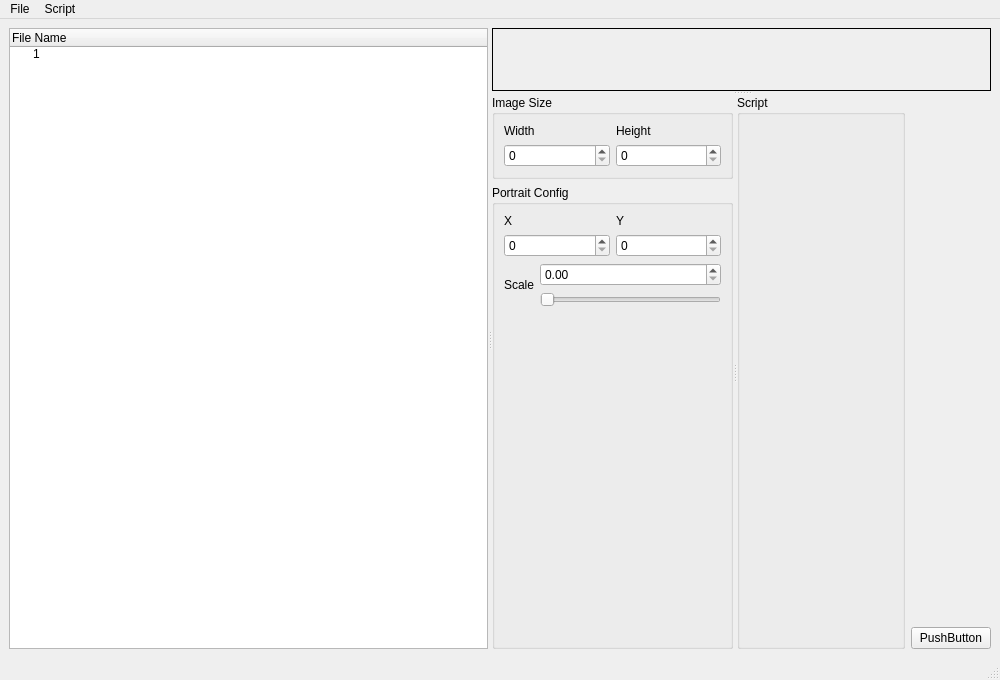
<?xml version="1.0" encoding="UTF-8"?>
<ui version="4.0">
 <class>MainWindow</class>
 <widget class="QMainWindow" name="MainWindow">
  <property name="geometry">
   <rect>
    <x>0</x>
    <y>0</y>
    <width>1000</width>
    <height>680</height>
   </rect>
  </property>
  <property name="windowTitle">
   <string>MainWindow</string>
  </property>
  <widget class="QWidget" name="centralwidget">
   <layout class="QGridLayout" name="gridLayout">
    <item row="0" column="0">
     <widget class="QSplitter" name="splitter_main">
      <property name="orientation">
       <enum>Qt::Orientation::Horizontal</enum>
      </property>
      <property name="childrenCollapsible">
       <bool>false</bool>
      </property>
      <widget class="QTreeWidget" name="treePictures">
       <column>
        <property name="text">
         <string>File Name</string>
        </property>
       </column>
       <item>
        <property name="text">
         <string>1</string>
        </property>
       </item>
      </widget>
      <widget class="QSplitter" name="splitter_side">
       <property name="orientation">
        <enum>Qt::Orientation::Vertical</enum>
       </property>
       <property name="childrenCollapsible">
        <bool>false</bool>
       </property>
       <widget class="QFrame" name="frame">
        <property name="frameShape">
         <enum>QFrame::Shape::Box</enum>
        </property>
       </widget>
       <widget class="QWidget" name="">
        <layout class="QHBoxLayout" name="horizontalLayout_2">
         <item>
          <widget class="QSplitter" name="splitter_config">
           <property name="orientation">
            <enum>Qt::Orientation::Horizontal</enum>
           </property>
           <property name="childrenCollapsible">
            <bool>false</bool>
           </property>
           <widget class="QWidget" name="">
            <layout class="QVBoxLayout" name="verticalLayout_3" stretch="0,0">
             <item>
              <widget class="QGroupBox" name="gbImageSize">
               <property name="title">
                <string>Image Size</string>
               </property>
               <layout class="QHBoxLayout" name="horizontalLayout">
                <item>
                 <layout class="QVBoxLayout" name="verticalLayout">
                  <item>
                   <widget class="QLabel" name="lbWidth">
                    <property name="text">
                     <string>Width</string>
                    </property>
                   </widget>
                  </item>
                  <item>
                   <widget class="QSpinBox" name="spbWidth"/>
                  </item>
                 </layout>
                </item>
                <item>
                 <layout class="QVBoxLayout" name="verticalLayout_2">
                  <item>
                   <widget class="QLabel" name="lbHeight">
                    <property name="text">
                     <string>Height</string>
                    </property>
                   </widget>
                  </item>
                  <item>
                   <widget class="QSpinBox" name="spbHeight"/>
                  </item>
                 </layout>
                </item>
               </layout>
              </widget>
             </item>
             <item>
              <widget class="QGroupBox" name="gbPortraitConfig">
               <property name="title">
                <string>Portrait Config</string>
               </property>
               <layout class="QVBoxLayout" name="verticalLayout_7" stretch="0,0,1">
                <item>
                 <layout class="QHBoxLayout" name="horizontalLayout_3">
                  <item>
                   <layout class="QVBoxLayout" name="verticalLayout_4" stretch="0,1">
                    <item>
                     <widget class="QLabel" name="lbOffsetX">
                      <property name="text">
                       <string>X</string>
                      </property>
                     </widget>
                    </item>
                    <item>
                     <widget class="QSpinBox" name="spbOffsetX"/>
                    </item>
                   </layout>
                  </item>
                  <item>
                   <layout class="QVBoxLayout" name="verticalLayout_5" stretch="0,1">
                    <item>
                     <widget class="QLabel" name="lbOffsetY">
                      <property name="text">
                       <string>Y</string>
                      </property>
                     </widget>
                    </item>
                    <item>
                     <widget class="QSpinBox" name="spbOffsetY"/>
                    </item>
                   </layout>
                  </item>
                 </layout>
                </item>
                <item>
                 <layout class="QHBoxLayout" name="horizontalLayout_4">
                  <item>
                   <widget class="QLabel" name="lbScale">
                    <property name="text">
                     <string>Scale</string>
                    </property>
                   </widget>
                  </item>
                  <item>
                   <layout class="QVBoxLayout" name="verticalLayout_6">
                    <item>
                     <widget class="QDoubleSpinBox" name="dspbScale"/>
                    </item>
                    <item>
                     <widget class="QSlider" name="hsldScale">
                      <property name="orientation">
                       <enum>Qt::Orientation::Horizontal</enum>
                      </property>
                     </widget>
                    </item>
                   </layout>
                  </item>
                 </layout>
                </item>
                <item>
                 <spacer name="verticalSpacer_2">
                  <property name="orientation">
                   <enum>Qt::Orientation::Vertical</enum>
                  </property>
                  <property name="sizeHint" stdset="0">
                   <size>
                    <width>20</width>
                    <height>40</height>
                   </size>
                  </property>
                 </spacer>
                </item>
               </layout>
              </widget>
             </item>
            </layout>
           </widget>
           <widget class="QGroupBox" name="gbScriptSection">
            <property name="title">
             <string>Script</string>
            </property>
           </widget>
          </widget>
         </item>
         <item>
          <layout class="QVBoxLayout" name="verticalLayout_8">
           <property name="rightMargin">
            <number>0</number>
           </property>
           <item>
            <spacer name="verticalSpacer">
             <property name="orientation">
              <enum>Qt::Orientation::Vertical</enum>
             </property>
             <property name="sizeHint" stdset="0">
              <size>
               <width>20</width>
               <height>40</height>
              </size>
             </property>
            </spacer>
           </item>
           <item>
            <widget class="QPushButton" name="pushButton">
             <property name="text">
              <string>PushButton</string>
             </property>
            </widget>
           </item>
          </layout>
         </item>
        </layout>
       </widget>
      </widget>
     </widget>
    </item>
   </layout>
  </widget>
  <widget class="QMenuBar" name="menubar">
   <property name="geometry">
    <rect>
     <x>0</x>
     <y>0</y>
     <width>954</width>
     <height>22</height>
    </rect>
   </property>
   <widget class="QMenu" name="menuFile">
    <property name="title">
     <string>File</string>
    </property>
    <addaction name="actionOpen"/>
    <addaction name="actionSave"/>
   </widget>
   <widget class="QMenu" name="menuScript">
    <property name="title">
     <string>Script</string>
    </property>
   </widget>
   <addaction name="menuFile"/>
   <addaction name="menuScript"/>
  </widget>
  <widget class="QStatusBar" name="statusbar"/>
  <action name="actionOpen">
   <property name="text">
    <string>Open Workspace</string>
   </property>
  </action>
  <action name="actionSave">
   <property name="text">
    <string>Save Workspace</string>
   </property>
  </action>
 </widget>
 <tabstops>
  <tabstop>treePictures</tabstop>
  <tabstop>spbWidth</tabstop>
  <tabstop>spbHeight</tabstop>
  <tabstop>spbOffsetX</tabstop>
  <tabstop>spbOffsetY</tabstop>
  <tabstop>dspbScale</tabstop>
  <tabstop>hsldScale</tabstop>
  <tabstop>pushButton</tabstop>
 </tabstops>
 <resources/>
 <connections/>
</ui>
